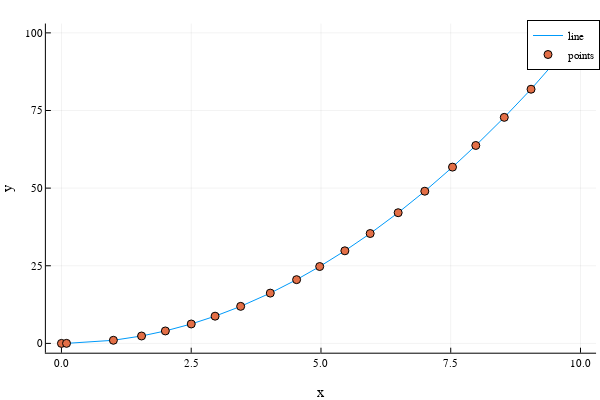

Notebook code cell kept with this figure:
### Code cell
#import Pkg; Pkg.add("PlotlyJS")

plotlyjs()
plot(x -> x^2, 0, 10, xlabel ="x", ylabel = "y", label = "line")
scatter!(x -> x^2, 0, 10, xlabel ="x", ylabel = "y", label = "points")

### Figure 1 — Plotly figure (JSON) as saved in the notebook; plotly's stock layout.template omitted (floating-point values rounded to 4 significant figures)
{"data": [{"colorbar": {"title": ""}, "legendgroup": "line", "line": {"color": "rgba(0, 154, 250, 1.000)", "dash": "solid", "shape": "linear", "width": 1}, "mode": "lines", "name": "line", "showlegend": true, "type": "scatter", "x": [0, 0.09766, 1.001, 1.543, 2.002, 2.501, 2.96, 3.453, 4.023, 4.531, 4.975, 5.46, 5.948, 6.487, 7.001, 7.534, 7.983, 8.532, 9.047, 9.873, 10], "xaxis": "x", "y": [0, 0.009537, 1.001, 2.382, 4.008, 6.253, 8.762, 11.92, 16.19, 20.53, 24.75, 29.81, 35.38, 42.09, 49.01, 56.76, 63.73, 72.79, 81.85, 97.47, 100], "yaxis": "y", "zmax": null, "zmin": null}, {"colorbar": {"title": ""}, "legendgroup": "points", "marker": {"color": "rgba(227, 111, 71, 1.000)", "line": {"color": "rgba(0, 0, 0, 1.000)", "width": 1}, "size": 8, "symbol": "circle"}, "mode": "markers", "name": "points", "showlegend": true, "type": "scatter", "x": [0, 0.09766, 1.001, 1.543, 2.002, 2.501, 2.96, 3.453, 4.023, 4.531, 4.975, 5.46, 5.948, 6.487, 7.001, 7.534, 7.983, 8.532, 9.047, 9.873, 10], "xaxis": "x", "y": [0, 0.009537, 1.001, 2.382, 4.008, 6.253, 8.762, 11.92, 16.19, 20.53, 24.75, 29.81, 35.38, 42.09, 49.01, 56.76, 63.73, 72.79, 81.85, 97.47, 100], "yaxis": "y", "zmax": null, "zmin": null}], "layout": {"annotations": [], "height": 400, "legend": {"bgcolor": "rgba(255, 255, 255, 1.000)", "bordercolor": "rgba(0, 0, 0, 1.000)", "borderwidth": 1, "font": {"color": "rgba(0, 0, 0, 1.000)", "family": "sans-serif", "size": 11}, "title": {"font": {"color": "rgba(0, 0, 0, 1.000)", "family": "sans-serif", "size": 15}, "text": ""}, "tracegroupgap": 0, "traceorder": "normal", "x": 1, "xanchor": "auto", "y": 1, "yanchor": "auto"}, "margin": {"b": 20, "l": 0, "r": 0, "t": 20}, "paper_bgcolor": "rgba(255, 255, 255, 1.000)", "plot_bgcolor": "rgba(255, 255, 255, 1.000)", "showlegend": true, "width": 600, "xaxis": {"anchor": "y", "domain": [0.07647, 0.9934], "gridcolor": "rgba(0, 0, 0, 0.100)", "gridwidth": 0.5, "linecolor": "rgba(0, 0, 0, 1.000)", "mirror": false, "range": [-0.3, 10.3], "showgrid": true, "showline": true, "showticklabels": true, "tickangle": 0, "tickcolor": "rgb(0, 0, 0)", "tickfont": {"color": "rgba(0, 0, 0, 1.000)", "family": "sans-serif", "size": 11}, "tickmode": "array", "ticks": "inside", "ticktext": ["0.0", "2.5", "5.0", "7.5", "10.0"], "tickvals": [0, 2.5, 5, 7.5, 10], "title": "x", "titlefont": {"color": "rgba(0, 0, 0, 1.000)", "family": "sans-serif", "size": 15}, "type": "-", "visible": true, "zeroline": false, "zerolinecolor": "rgba(0, 0, 0, 1.000)"}, "yaxis": {"anchor": "x", "domain": [0.07581, 0.9902], "gridcolor": "rgba(0, 0, 0, 0.100)", "gridwidth": 0.5, "linecolor": "rgba(0, 0, 0, 1.000)", "mirror": false, "range": [-3, 103], "showgrid": true, "showline": true, "showticklabels": true, "tickangle": 0, "tickcolor": "rgb(0, 0, 0)", "tickfont": {"color": "rgba(0, 0, 0, 1.000)", "family": "sans-serif", "size": 11}, "tickmode": "array", "ticks": "inside", "ticktext": ["0", "25", "50", "75", "100"], "tickvals": [0, 25, 50, 75, 100], "title": "y", "titlefont": {"color": "rgba(0, 0, 0, 1.000)", "family": "sans-serif", "size": 15}, "type": "-", "visible": true, "zeroline": false, "zerolinecolor": "rgba(0, 0, 0, 1.000)"}}}
